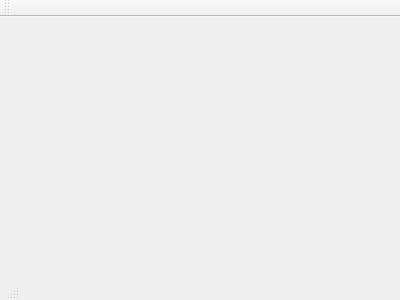
<?xml version="1.0" encoding="UTF-8"?>
<ui version="4.0">
 <class>MainWindow</class>
 <widget class="QMainWindow" name="MainWindow">
  <property name="enabled">
   <bool>true</bool>
  </property>
  <property name="geometry">
   <rect>
    <x>0</x>
    <y>0</y>
    <width>400</width>
    <height>300</height>
   </rect>
  </property>
  <property name="sizePolicy">
   <sizepolicy hsizetype="Fixed" vsizetype="Preferred">
    <horstretch>0</horstretch>
    <verstretch>0</verstretch>
   </sizepolicy>
  </property>
  <property name="windowTitle">
   <string>MainWindow</string>
  </property>
  <widget class="QWidget" name="centralWidget">
   <property name="sizePolicy">
    <sizepolicy hsizetype="Fixed" vsizetype="Preferred">
     <horstretch>0</horstretch>
     <verstretch>0</verstretch>
    </sizepolicy>
   </property>
  </widget>
  <widget class="QMenuBar" name="menuBar">
   <property name="geometry">
    <rect>
     <x>0</x>
     <y>0</y>
     <width>400</width>
     <height>22</height>
    </rect>
   </property>
   <property name="sizePolicy">
    <sizepolicy hsizetype="Fixed" vsizetype="Minimum">
     <horstretch>0</horstretch>
     <verstretch>0</verstretch>
    </sizepolicy>
   </property>
  </widget>
  <widget class="QStatusBar" name="statusBar">
   <property name="enabled">
    <bool>true</bool>
   </property>
   <property name="sizePolicy">
    <sizepolicy hsizetype="Fixed" vsizetype="Preferred">
     <horstretch>0</horstretch>
     <verstretch>0</verstretch>
    </sizepolicy>
   </property>
  </widget>
  <widget class="QToolBar" name="mainToolBar">
   <property name="enabled">
    <bool>true</bool>
   </property>
   <property name="sizePolicy">
    <sizepolicy hsizetype="Fixed" vsizetype="Fixed">
     <horstretch>0</horstretch>
     <verstretch>0</verstretch>
    </sizepolicy>
   </property>
   <attribute name="toolBarArea">
    <enum>TopToolBarArea</enum>
   </attribute>
   <attribute name="toolBarBreak">
    <bool>false</bool>
   </attribute>
  </widget>
 </widget>
 <layoutdefault spacing="6" margin="11"/>
 <resources/>
 <connections/>
</ui>
